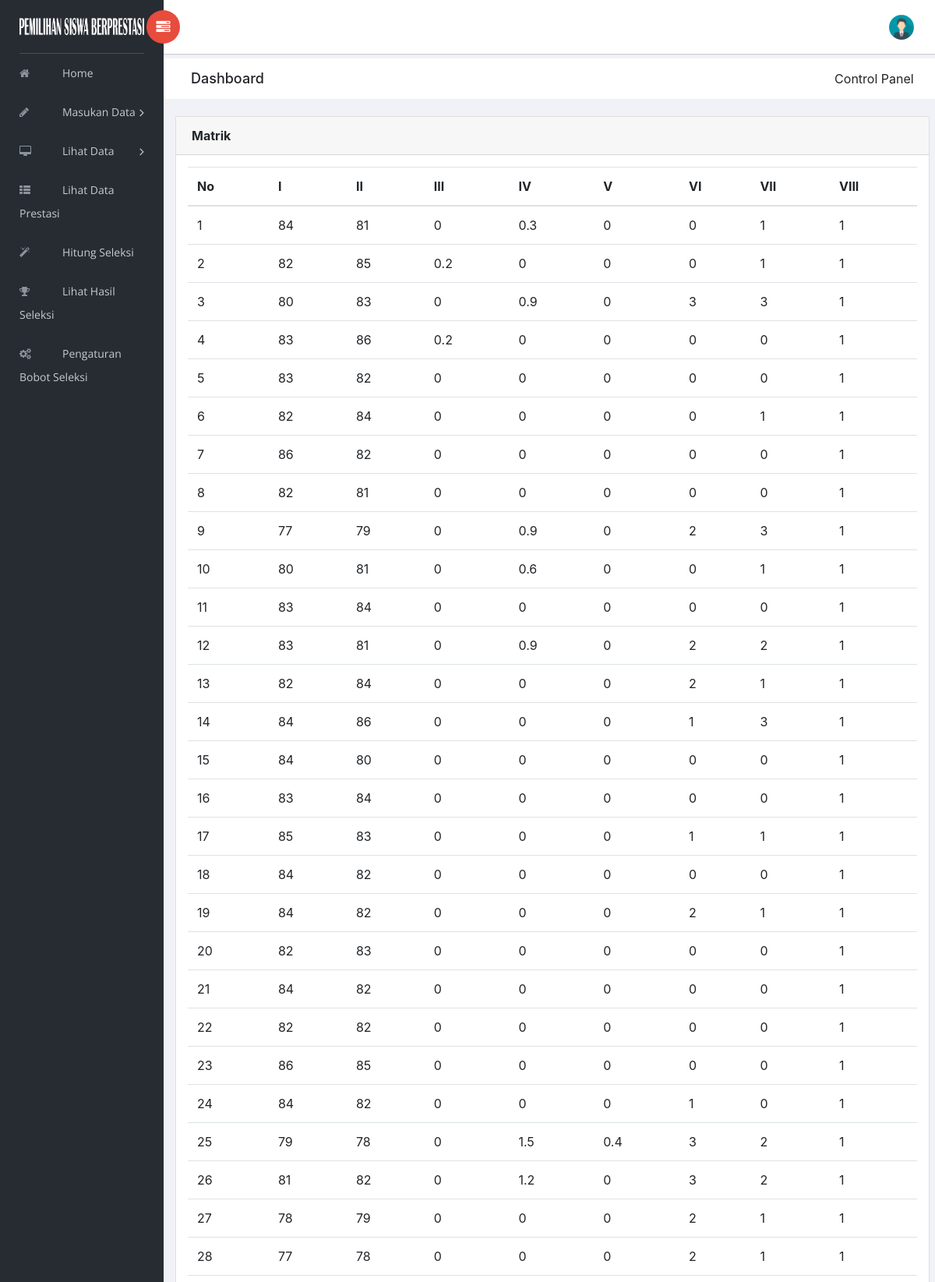
The page /index.php?page=seleksi (signed in, upper part) on the database its author committed.
### tables this page shows
CREATE TABLE IF NOT EXISTS `user` (
`id_user` int(255) NOT NULL,
  `username` varchar(255) NOT NULL,
  `password` varchar(255) NOT NULL,
  `status` enum('aktif','nonaktif') NOT NULL,
  `image` varchar(255) DEFAULT NULL,
  `id_level` smallint(2) NOT NULL
);

CREATE TABLE IF NOT EXISTS `matrik` (
`id_matrik` int(255) NOT NULL,
  `id_siswa` int(255) NOT NULL,
  `nilai_sem1` float NOT NULL,
  `nilai_sem2` float NOT NULL,
  `prestasi_kecamatan` float NOT NULL,
  `prestasi_kota` float NOT NULL,
  `prestasi_nasional` float NOT NULL,
  `organisasi` float NOT NULL,
  `ekstrakurikuler` float NOT NULL,
  `kredit_poin` float NOT NULL
);

### index.php (called while the page is built, shortened)
<?php
    require 'views/head.php';
    require 'views/nav.php';
    require 'views/header.php';
    require 'views/footer.php';
?>

### views/seleksi.php (the view, shortened to what this page needs)
<?php
if ($_SESSION['login'] == 1){
?>
        <div class="content mt-3">
            <div class="animated fadeIn">
                <div class="row">
                    <div class="col-lg-12">
                        <div class="card">
                            <div class="card-header">
                                <strong>Matrik</strong>
                            </div>
                            <div class="card-body">
                                <table class="table">
                                    <thead>
                                        <tr>
                                            <th scope="col">No</th>
                                            <th scope="col">I</th>
                                            <th scope="col">II</th>
                                            <th scope="col">III</th>
                                            <th scope="col">IV</th>
                                            <th scope="col">V</th>
                                            <th scope="col">VI</th>
                                            <th scope="col">VII</th>
                                            <th scope="col">VIII</th>
                                        </tr>
                                    </thead>
                                    <tbody>
                                        <?php
                                        $matrikQuery = mysql_query("SELECT * FROM matrik");
                                        while ($matrik = mysql_fetch_array($matrikQuery)) {
                                        ?>
                                            <tr>
                                                <td><?php echo $matrik['id_matrik']; ?></td>
                                                <td><?php echo $matrik['nilai_sem1']; ?></td>
                                                <td><?php echo $matrik['nilai_sem2']; ?></td>
                                                <td><?php echo $matrik['prestasi_kecamatan']; ?></td>
                                                <td><?php echo $matrik['prestasi_kota']; ?></td>
                                                <td><?php echo $matrik['prestasi_nasional']; ?></td>
                                                <td><?php echo $matrik['organisasi']; ?></td>
                                                <td><?php echo $matrik['ekstrakurikuler']; ?></td>
                                                <td><?php echo $matrik['kredit_poin']; ?></td>
                                            </tr>
                                        <?php
                                        }
                                        ?>
                                    </tbody>
                                </table>
                            </div>
                        </div>
                    </div>
                </div>
            </div>
        </div>
    </div>
<?php
}else {
    include '404.php';
}
?>

### views/header.php (shortened to what this page needs)
<div id="right-panel" class="right-panel">
    <header id="header" class="header">
        <div class="header-menu">
            <div class="col-sm-7">
                <a id="menuToggle" class="menutoggle pull-left"><i class="fa fa fa-tasks"></i></a>
            </div>
            <div class="col-sm-5">
                <div class="user-area dropdown float-right">
                    <a href="#" class="dropdown-toggle" data-toggle="dropdown" aria-haspopup="true" aria-expanded="false">
                        <?php
                        $image = mysql_fetch_array(mysql_query("SELECT image FROM user WHERE id_user='$_SESSION[id_user]'"));
                        if ($_SESSION['login'] == 1) {
                        ?>
                            <img class="user-avatar rounded-circle" src="images/admin/<?php echo $image['image']; ?>" alt="User Avatar">
                        <?php
                        }else if ($_SESSION['login'] == 2) {
                        ?>
                            <img class="user-avatar rounded-circle" src="images/guru/<?php echo $image['image']; ?>" alt="User Avatar">
                        <?php
                        }else if ($_SESSION['login'] == 3) {
                        ?>
                            <img class="user-avatar rounded-circle" src="images/siswa/<?php echo $image['image']; ?>" alt="User Avatar">
                        <?php
                        }else if ($_SESSION['login'] == 4) {
                        ?>
                            <img class="user-avatar rounded-circle" src="images/kepsek/<?php echo $image['image']; ?>" alt="User Avatar">
                        <?php
                        }
                        ?>
                    </a>
                </div>
            </div>
        </div>
    </header>
    <div class="breadcrumbs">
        <div class="col-sm-4">
            <div class="page-header float-left">
                <div class="page-title">
                    <h1>Dashboard</h1>
                </div>
            </div>
        </div>
        <div class="col-sm-8">
            <div class="page-header float-right">
                <div class="page-title">
                    <ol class="breadcrumb text-right">
                        <li class="active">Control Panel</li>
                    </ol>
                </div>
            </div>
        </div>
    </div>
    <?php
    if  (isset($_GET['page'])) {
        $page = $_GET['page'];
        if(file_exists('views/'.$page.'.php')){
            include 'views/'.$page.'.php';
        } else {
            include 'views/404.php';
        }
    } else {
        include 'views/home.php';
    }
    ?>

### rows shown on the page
user: image (picture)
matrik: id_matrik "1", nilai_sem1 "84", nilai_sem2 "81", prestasi_kecamatan "0", prestasi_kota "0.3", prestasi_nasional "0", organisasi "0", ekstrakurikuler "1", kredit_poin "1"
matrik: id_matrik "2", nilai_sem1 "82", nilai_sem2 "85", prestasi_kecamatan "0.2", prestasi_kota "0", prestasi_nasional "0", organisasi "0", ekstrakurikuler "1", kredit_poin "1"
matrik: id_matrik "3", nilai_sem1 "80", nilai_sem2 "83", prestasi_kecamatan "0", prestasi_kota "0.9", prestasi_nasional "0", organisasi "3", ekstrakurikuler "3", kredit_poin "1"
matrik: id_matrik "4", nilai_sem1 "83", nilai_sem2 "86", prestasi_kecamatan "0.2", prestasi_kota "0", prestasi_nasional "0", organisasi "0", ekstrakurikuler "0", kredit_poin "1"
matrik: id_matrik "5", nilai_sem1 "83", nilai_sem2 "82", prestasi_kecamatan "0", prestasi_kota "0", prestasi_nasional "0", organisasi "0", ekstrakurikuler "0", kredit_poin "1"
matrik: id_matrik "6", nilai_sem1 "82", nilai_sem2 "84", prestasi_kecamatan "0", prestasi_kota "0", prestasi_nasional "0", organisasi "0", ekstrakurikuler "1", kredit_poin "1"
matrik: id_matrik "7", nilai_sem1 "86", nilai_sem2 "82", prestasi_kecamatan "0", prestasi_kota "0", prestasi_nasional "0", organisasi "0", ekstrakurikuler "0", kredit_poin "1"
matrik: id_matrik "8", nilai_sem1 "82", nilai_sem2 "81", prestasi_kecamatan "0", prestasi_kota "0", prestasi_nasional "0", organisasi "0", ekstrakurikuler "0", kredit_poin "1"
matrik: id_matrik "9", nilai_sem1 "77", nilai_sem2 "79", prestasi_kecamatan "0", prestasi_kota "0.9", prestasi_nasional "0", organisasi "2", ekstrakurikuler "3", kredit_poin "1"
matrik: id_matrik "10", nilai_sem1 "80", nilai_sem2 "81", prestasi_kecamatan "0", prestasi_kota "0.6", prestasi_nasional "0", organisasi "0", ekstrakurikuler "1", kredit_poin "1"
matrik: id_matrik "11", nilai_sem1 "83", nilai_sem2 "84", prestasi_kecamatan "0", prestasi_kota "0", prestasi_nasional "0", organisasi "0", ekstrakurikuler "0", kredit_poin "1"
matrik: id_matrik "12", nilai_sem1 "83", nilai_sem2 "81", prestasi_kecamatan "0", prestasi_kota "0.9", prestasi_nasional "0", organisasi "2", ekstrakurikuler "2", kredit_poin "1"
matrik: id_matrik "13", nilai_sem1 "82", nilai_sem2 "84", prestasi_kecamatan "0", prestasi_kota "0", prestasi_nasional "0", organisasi "2", ekstrakurikuler "1", kredit_poin "1"
matrik: id_matrik "14", nilai_sem1 "84", nilai_sem2 "86", prestasi_kecamatan "0", prestasi_kota "0", prestasi_nasional "0", organisasi "1", ekstrakurikuler "3", kredit_poin "1"
matrik: id_matrik "15", nilai_sem1 "84", nilai_sem2 "80", prestasi_kecamatan "0", prestasi_kota "0", prestasi_nasional "0", organisasi "0", ekstrakurikuler "0", kredit_poin "1"
matrik: id_matrik "16", nilai_sem1 "83", nilai_sem2 "84", prestasi_kecamatan "0", prestasi_kota "0", prestasi_nasional "0", organisasi "0", ekstrakurikuler "0", kredit_poin "1"
matrik: id_matrik "17", nilai_sem1 "85", nilai_sem2 "83", prestasi_kecamatan "0", prestasi_kota "0", prestasi_nasional "0", organisasi "1", ekstrakurikuler "1", kredit_poin "1"
matrik: id_matrik "18", nilai_sem1 "84", nilai_sem2 "82", prestasi_kecamatan "0", prestasi_kota "0", prestasi_nasional "0", organisasi "0", ekstrakurikuler "0", kredit_poin "1"
matrik: id_matrik "19", nilai_sem1 "84", nilai_sem2 "82", prestasi_kecamatan "0", prestasi_kota "0", prestasi_nasional "0", organisasi "2", ekstrakurikuler "1", kredit_poin "1"
matrik: id_matrik "20", nilai_sem1 "82", nilai_sem2 "83", prestasi_kecamatan "0", prestasi_kota "0", prestasi_nasional "0", organisasi "0", ekstrakurikuler "0", kredit_poin "1"
matrik: id_matrik "21", nilai_sem1 "84", nilai_sem2 "82", prestasi_kecamatan "0", prestasi_kota "0", prestasi_nasional "0", organisasi "0", ekstrakurikuler "0", kredit_poin "1"
matrik: id_matrik "22", nilai_sem1 "82", nilai_sem2 "82", prestasi_kecamatan "0", prestasi_kota "0", prestasi_nasional "0", organisasi "0", ekstrakurikuler "0", kredit_poin "1"
matrik: id_matrik "23", nilai_sem1 "86", nilai_sem2 "85", prestasi_kecamatan "0", prestasi_kota "0", prestasi_nasional "0", organisasi "0", ekstrakurikuler "0", kredit_poin "1"
matrik: id_matrik "24", nilai_sem1 "84", nilai_sem2 "82", prestasi_kecamatan "0", prestasi_kota "0", prestasi_nasional "0", organisasi "1", ekstrakurikuler "0", kredit_poin "1"
matrik: id_matrik "25", nilai_sem1 "79", nilai_sem2 "78", prestasi_kecamatan "0", prestasi_kota "1.5", prestasi_nasional "0.4", organisasi "3", ekstrakurikuler "2", kredit_poin "1"
matrik: id_matrik "26", nilai_sem1 "81", nilai_sem2 "82", prestasi_kecamatan "0", prestasi_kota "1.2", prestasi_nasional "0", organisasi "3", ekstrakurikuler "2", kredit_poin "1"
matrik: id_matrik "27", nilai_sem1 "78", nilai_sem2 "79", prestasi_kecamatan "0", prestasi_kota "0", prestasi_nasional "0", organisasi "2", ekstrakurikuler "1", kredit_poin "1"
matrik: id_matrik "28", nilai_sem1 "77", nilai_sem2 "78", prestasi_kecamatan "0", prestasi_kota "0", prestasi_nasional "0", organisasi "2", ekstrakurikuler "1", kredit_poin "1"
